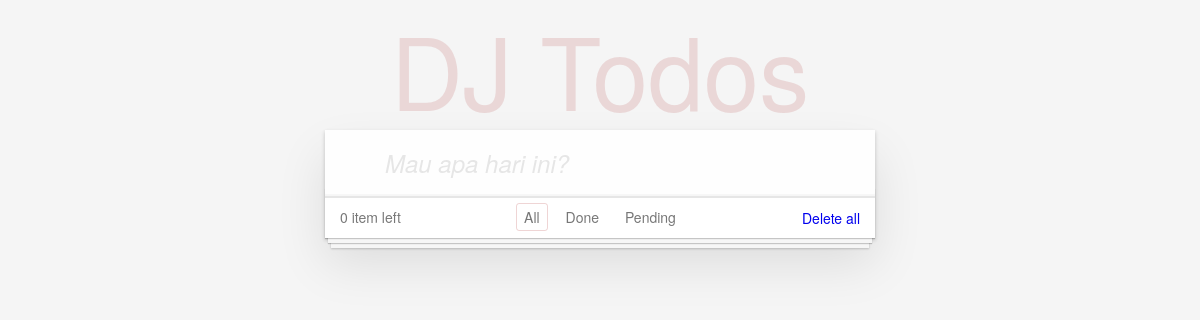
Page /todo/ on the earlier database version.
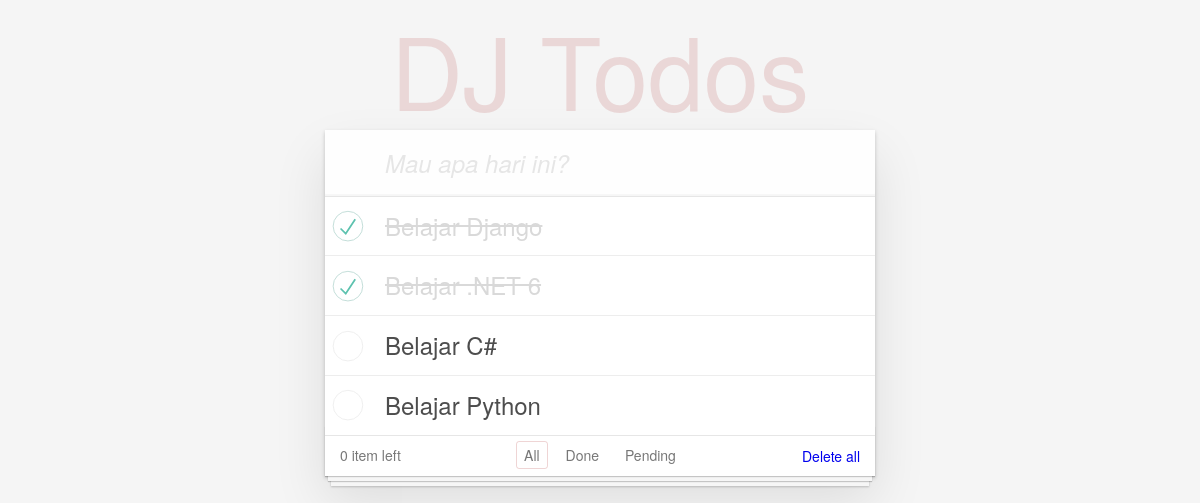
Same page on the later database version.
### todo/models.py (models this page shows, shortened)
class Todo(models.Model):
    title = models.TextField(max_length=200)
    status = models.BooleanField(default=False)

### todo/views.py (the view)
# urls.py: path('', views.index, name='index'),
def index(request):
    items = Todo.objects.order_by('-id')
    return render(request, 'todo/index.html', {'items': items})

### todo/templates/todo/index.html (shortened to what this page needs)
<!doctype html>
<html lang="en">
{% load static %}
<head>
	<link rel="stylesheet" href="{% static 'todo/css/index.css' %} ">
</head>
<body>
	<section class="todoapp">
		<header class="header">
			<h1>DJ Todos</h1>
			<form method="post" action="{% url 'create' %}">
				<input class="new-todo" placeholder="Mau apa hari ini?" name="title" autofocus>
			</form>
		</header>
		<section class="main">
			<ul class="todo-list">
				{% if items %}
				{% for item in items %}
				<li {% if item.status %} class="completed" {% endif %}>
					<div class="view">
						<form method="post" action="{% url 'update' item.id %}">
							<label>{{item.title}}</label>
						</form>
					</div>
				</li>
				{% endfor %}
				{% endif %}
			</ul>
		</section>
		<footer class="footer">
			<span class="todo-count"><strong>0</strong> item left</span>
			<ul class="filters">
				<li>
					<a {% if request.path == '/todo/' %} class="selected" {% endif %} href="{% url 'index' %}">All</a>
				</li>
				<li>
					<a {% if request.path == '/todo/done/' %} class="selected" {% endif %} href="{% url 'done' %}">Done</a>
				</li>
				<li>
					<a {% if request.path == '/todo/pending/' %} class="selected" {% endif %} href="{% url 'pending' %}">Pending</a>
				</li>
			</ul>
			<a class="clear-completed" href="{% url 'delete_all' %}">Delete all</a>
		</footer>
	</section>
</body>
</html>

### todo/static/todo/css/index.css (style rules this page uses)
html, body { margin: 0; padding: 0; }
body { font: 14px 'Helvetica Neue', Helvetica, Arial, sans-serif; line-height: 1.4em; background: #f5f5f5; color: #4d4d4d; min-width: 230px; max-width: 550px; margin: 0 auto; -webkit-font-smoothing: antialiased; -moz-osx-font-smoothing: grayscale; font-weight: 300; }
.todoapp { background: #fff; margin: 130px 0 40px 0; position: relative; box-shadow: 0 2px 4px 0 rgba(0, 0, 0, 0.2), 0 25px 50px 0 rgba(0, 0, 0, 0.1); }
.todoapp h1 { position: absolute; top: -155px; width: 100%; font-size: 100px; font-weight: 100; text-align: center; color: rgba(175, 47, 47, 0.15); -webkit-text-rendering: optimizeLegibility; -moz-text-rendering: optimizeLegibility; text-rendering: optimizeLegibility; }
.new-todo, .edit { position: relative; margin: 0; width: 100%; font-size: 24px; font-family: inherit; font-weight: inherit; line-height: 1.4em; border: 0; color: inherit; padding: 6px; border: 1px solid #999; box-shadow: inset 0 -1px 5px 0 rgba(0, 0, 0, 0.2); box-sizing: border-box; -webkit-font-smoothing: antialiased; -moz-osx-font-smoothing: grayscale; }
.new-todo { padding: 16px 16px 16px 60px; border: none; background: rgba(0, 0, 0, 0.003); box-shadow: inset 0 -2px 1px rgba(0,0,0,0.03); }
.main { position: relative; z-index: 2; border-top: 1px solid #e6e6e6; }
.todo-list { margin: 0; padding: 0; list-style: none; }
.todo-list li { position: relative; font-size: 24px; border-bottom: 1px solid #ededed; }
.todo-list li:last-child { border-bottom: none; }
.todo-list li .toggle + label { background-repeat: no-repeat; background-position: center left; }
.todo-list li label { word-break: break-all; padding: 15px 15px 15px 60px; display: block; line-height: 1.2; transition: color 0.4s; }
.todo-list li.completed label { color: #d9d9d9; text-decoration: line-through; }
.footer { color: #777; padding: 10px 15px; height: 20px; text-align: center; border-top: 1px solid #e6e6e6; }
.footer:before { content: ''; position: absolute; right: 0; bottom: 0; left: 0; height: 50px; overflow: hidden; box-shadow: 0 1px 1px rgba(0, 0, 0, 0.2), 0 8px 0 -3px #f6f6f6, 0 9px 1px -3px rgba(0, 0, 0, 0.2), 0 16px 0 -6px #f6f6f6, 0 17px 2px -6px rgba(0, 0, 0, 0.2); }
.todo-count { float: left; text-align: left; }
.todo-count strong { font-weight: 300; }
.filters { margin: 0; padding: 0; list-style: none; position: absolute; right: 0; left: 0; }
.filters li { display: inline; }
.filters li a { color: inherit; margin: 3px; padding: 3px 7px; text-decoration: none; border: 1px solid transparent; border-radius: 3px; }
.filters li a.selected { border-color: rgba(175, 47, 47, 0.2); }
.clear-completed, html .clear-completed:active { float: right; position: relative; line-height: 20px; text-decoration: none; cursor: pointer; }

Differences in the rows shown:
added Todo: title "Belajar Django", status True (drawn)
added Todo: title "Belajar .NET 6", status True (drawn)
added Todo: title "Belajar C#", status False (drawn)
added Todo: title "Belajar Python", status False (drawn)
